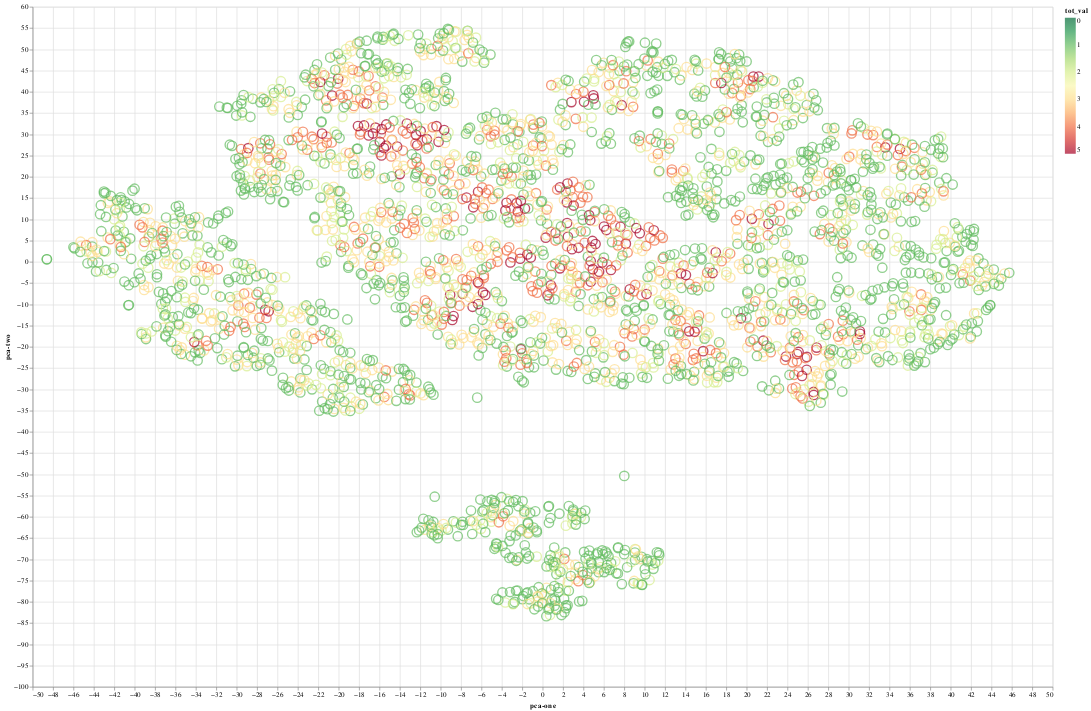

The code cell stored with this chart in its notebook:
### Code cell
plot_pca(X_pca)

### Figure 1 — Vega-Lite specification as saved in the notebook (floating-point values rounded to 4 significant figures; data arrays with more than 128 entries replaced by an {"elided": "..."} marker saying what was removed)
{"$schema": "https://vega.github.io/schema/vega-lite/v2.6.0.json", "config": {"view": {"height": 300, "width": 400}}, "data": {"name": "data-90886bee8dfbd684c734710012d9fef9"}, "datasets": {"data-90886bee8dfbd684c734710012d9fef9": {"elided": "3050 records"}}, "encoding": {"color": {"field": "tot_val", "scale": {"domain": [5, 0], "scheme": "redyellowgreen"}, "type": "quantitative"}, "tooltip": [{"field": "tot_val", "title": "Accidentologie", "type": "quantitative"}, {"field": "larrout", "title": "Largeur Route", "type": "quantitative"}, {"field": "lartpc", "title": "Largeur Terre-Plein", "type": "quantitative"}, {"field": "env1", "title": "Ecole Proximite", "type": "nominal"}, {"field": "catr", "title": "Categorie Route", "type": "nominal"}, {"field": "circ", "title": "Regime Circulation", "type": "nominal"}, {"field": "nbv", "title": "Nombre Voies", "type": "quantitative"}, {"field": "vosp", "title": "Piste Cyclable", "type": "nominal"}, {"field": "prof", "title": "Profile", "type": "nominal"}, {"field": "surf", "title": "Surface", "type": "nominal"}], "x": {"field": "pca-one", "type": "quantitative"}, "y": {"field": "pca-two", "type": "quantitative"}}, "height": 1000, "mark": {"size": 190, "type": "point"}, "width": 1500}
